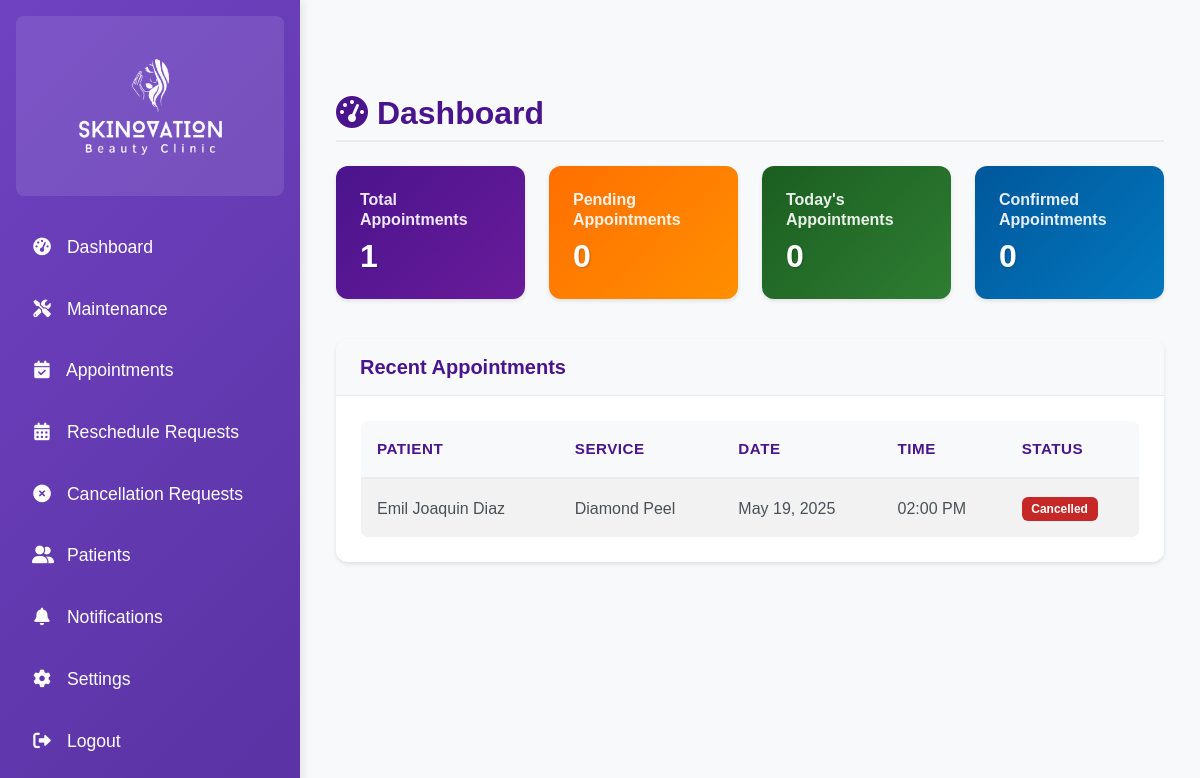
/admin/dashboard.php (signed in), run on an earlier commit of the app's database.
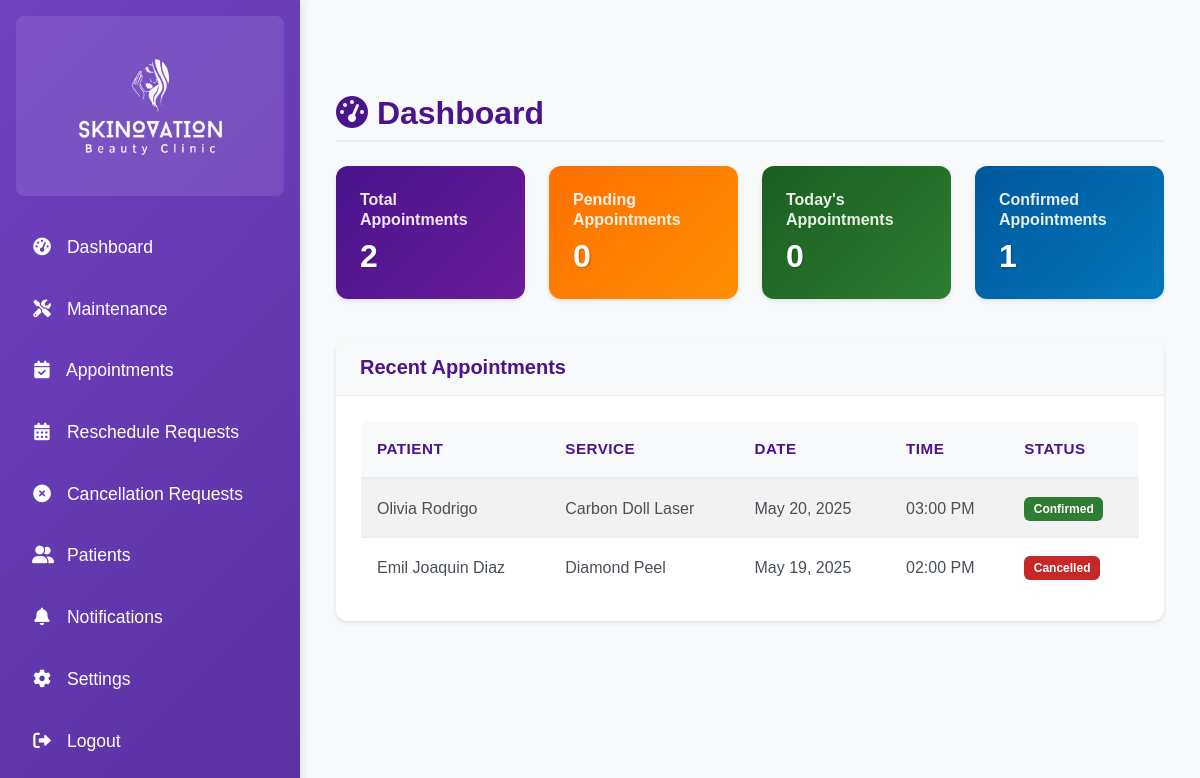
And on a later commit of the database.
### tables this page shows
CREATE TABLE `appointments` (
  `appointment_id` int NOT NULL,
  `patient_id` int NOT NULL,
  `service_id` int NOT NULL,
  `attendant_id` int NOT NULL,
  `appointment_date` date NOT NULL,
  `appointment_time` time NOT NULL,
  `status` enum('pending','confirmed','completed','cancelled') DEFAULT 'pending',
  `created_at` datetime DEFAULT CURRENT_TIMESTAMP,
  `updated_at` datetime DEFAULT CURRENT_TIMESTAMP ON UPDATE CURRENT_TIMESTAMP
);

CREATE TABLE `patients` (
  `patient_id` int NOT NULL,
  `last_name` varchar(100) NOT NULL,
  `first_name` varchar(100) NOT NULL,
  `middle_name` varchar(255) DEFAULT NULL,
  `username` varchar(50) NOT NULL,
  `password` varchar(255) NOT NULL,
  `phone` varchar(20) NOT NULL,
  `created_at` datetime DEFAULT CURRENT_TIMESTAMP,
  `updated_at` datetime DEFAULT CURRENT_TIMESTAMP ON UPDATE CURRENT_TIMESTAMP,
  `archived` tinyint(1) DEFAULT '0'
);

CREATE TABLE `services` (
  `service_id` int NOT NULL,
  `service_name` varchar(100) NOT NULL,
  `description` text,
  `price` decimal(10,2) DEFAULT NULL,
  `duration` int NOT NULL COMMENT 'Duration in minutes',
  `category_id` int NOT NULL,
  `created_at` datetime DEFAULT CURRENT_TIMESTAMP,
  `updated_at` datetime DEFAULT CURRENT_TIMESTAMP ON UPDATE CURRENT_TIMESTAMP,
  `image` varchar(255) DEFAULT NULL
);

### config.php (called while the page is built, shortened)
<?php
if (defined('CONFIG_INCLUDED')) {
    return;
}
if (!function_exists('clean')) {
    function clean($string) {
        return htmlspecialchars($string, ENT_QUOTES, 'UTF-8');
    }
}

### admin/dashboard.php (the view, shortened to what the changed rows need)
<?php
include '../config.php';
$stats = [
    'total' => 0,
    'pending' => 0,
    'confirmed' => 0,
    'cancelled' => 0,
    'today' => 0
];
$stmt = $conn->query("SELECT COUNT(*) as count FROM appointments");
$stats['total'] = $stmt->fetch(PDO::FETCH_ASSOC)['count'];
$stmt = $conn->query("SELECT status, COUNT(*) as count FROM appointments GROUP BY status");
while ($row = $stmt->fetch(PDO::FETCH_ASSOC)) {
    $stats[$row['status']] = $row['count'];
}
$stmt = $conn->query("SELECT COUNT(*) as count FROM appointments WHERE DATE(appointment_date) = CURDATE()");
$stats['today'] = $stmt->fetch(PDO::FETCH_ASSOC)['count'];
$stmt = $conn->query("
    SELECT a.*, p.first_name, p.last_name, s.service_name
    FROM appointments a
    JOIN patients p ON a.patient_id = p.patient_id
    JOIN services s ON a.service_id = s.service_id
    ORDER BY a.created_at DESC
    LIMIT 5
");
$recent_appointments = $stmt->fetchAll(PDO::FETCH_ASSOC);
?>
<!DOCTYPE html>
<html lang="en">
<head>
    <link href="https://cdn.jsdelivr.net/npm/bootstrap@5.3.0/dist/css/bootstrap.min.css" rel="stylesheet">
    <link href="https://cdnjs.cloudflare.com/ajax/libs/font-awesome/6.0.0-beta3/css/all.min.css" rel="stylesheet">
    <link href="../assets/css/admin.css" rel="stylesheet">
    <link href="../assets/css/style.css" rel="stylesheet">
</head>
<body>
<div class="d-flex">
    <div class="content p-4">
        <div class="container-fluid">
            <h1 class="mb-4"><i class="fas fa-tachometer-alt"></i> Dashboard</h1>
            <div class="row mb-4">
                <div class="col-md-3">
                    <div class="card bg-primary text-white">
                        <div class="card-body">
                            <h5 class="card-title">Total Appointments</h5>
                            <h2 class="card-text"><?php echo $stats['total']; ?></h2>
                        </div>
                    </div>
                </div>
                <div class="col-md-3">
                    <div class="card bg-warning text-white">
                        <div class="card-body">
                            <h2 class="card-text"><?php echo $stats['pending']; ?></h2>
                        </div>
                    </div>
                </div>
                <div class="col-md-3">
                    <div class="card bg-success text-white">
                        <div class="card-body">
                            <h2 class="card-text"><?php echo $stats['today']; ?></h2>
                        </div>
                    </div>
                </div>
                <div class="col-md-3">
                    <div class="card bg-info text-white">
                        <div class="card-body">
                            <h5 class="card-title">Confirmed Appointments</h5>
                            <h2 class="card-text"><?php echo $stats['confirmed']; ?></h2>
                        </div>
                    </div>
                </div>
            </div>
            <div class="card">
                <div class="card-body">
                    <div class="table-responsive">
                        <table class="table table-striped">
                            <thead>
                                <tr>
                                    <th>Patient</th>
                                    <th>Service</th>
                                    <th>Date</th>
                                    <th>Time</th>
                                    <th>Status</th>
                                </tr>
                            </thead>
                            <tbody>
                                <?php foreach ($recent_appointments as $appointment): ?>
                                <tr>
                                    <td><?php echo clean($appointment['first_name'] . ' ' . $appointment['last_name']); ?></td>
                                    <td><?php echo clean($appointment['service_name']); ?></td>
                                    <td><?php echo date('M d, Y', strtotime($appointment['appointment_date'])); ?></td>
                                    <td><?php echo date('h:i A', strtotime($appointment['appointment_time'])); ?></td>
                                    <td>
                                        <span class="badge bg-<?php
                                            echo $appointment['status'] === 'confirmed' ? 'success' :
                                                ($appointment['status'] === 'cancelled' ? 'danger' : 'warning');
                                        ?>">
                                            <?php echo ucfirst($appointment['status']); ?>
                                        </span>
                                    </td>
                                </tr>
                                <?php endforeach; ?>
                            </tbody>
                        </table>
                    </div>
                </div>
            </div>
        </div>
    </div>
</div>
</body>
</html>

What changed in the data, as far as the page shows it:
added appointments: patient.last_name "Olivia Rodrigo", service.service_name "Carbon Doll Laser", appointment_date "May 20, 2025", appointment_time "03:00 PM", status "Confirmed"
Also different on the page:
$stats['total']: "1" → "2"
$stats['confirmed']: "0" → "1"
